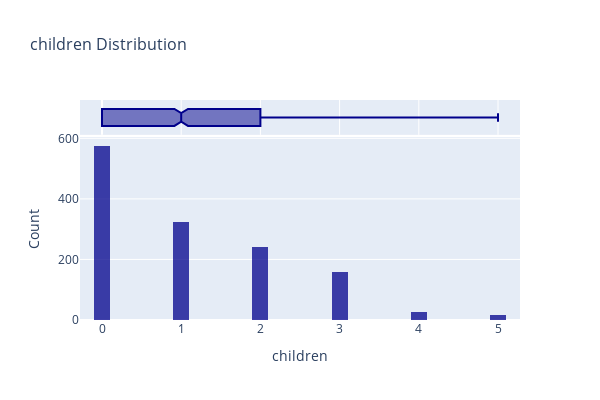

Write notebook code for a chart like this one.
### Code cell
dist('children')

### Figure 1 — Plotly figure (JSON) as saved in the notebook; plotly's stock layout.template omitted (floating-point values rounded to 4 significant figures; data arrays with more than 128 entries replaced by an {"elided": "..."} marker saying what was removed)
{"data": [{"bingroup": "x", "hovertemplate": "children=%{x}<br>count=%{y}<extra></extra>", "legendgroup": "", "marker": {"color": "darkblue", "opacity": 0.75, "pattern": {"shape": ""}}, "name": "", "nbinsx": 50, "orientation": "v", "showlegend": false, "type": "histogram", "x": {"elided": "1338 int values"}, "xaxis": "x", "yaxis": "y"}, {"hovertemplate": "children=%{x}<extra></extra>", "legendgroup": "", "marker": {"color": "darkblue"}, "name": "", "notched": true, "showlegend": false, "type": "box", "x": {"elided": "1338 int values"}, "xaxis": "x2", "yaxis": "y2"}], "layout": {"barmode": "relative", "height": 400, "legend": {"tracegroupgap": 0}, "title": {"font": {"size": 16}, "text": "children Distribution"}, "width": 600, "xaxis": {"anchor": "y", "domain": [0, 1], "title": {"text": "children"}}, "xaxis2": {"anchor": "y2", "domain": [0, 1], "matches": "x", "showgrid": true, "showticklabels": false}, "yaxis": {"anchor": "x", "domain": [0, 0.8316], "title": {"text": "Count"}}, "yaxis2": {"anchor": "x2", "domain": [0.8416, 1], "matches": "y2", "showgrid": false, "showline": false, "showticklabels": false, "ticks": ""}}}
